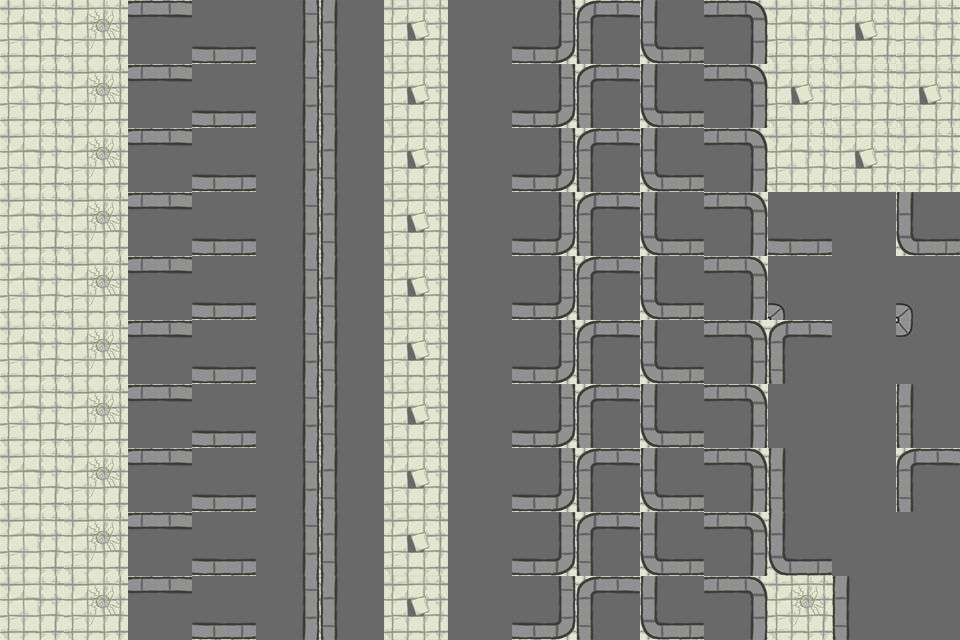

Tiled map render using the project's own tile images. Description and the whole map definition, tile-layer contents included, below:
An orthogonal 15x10 tile map with 64x64 px tiles, 1 tile layer (Tiles).

<map version="1.0" orientation="orthogonal" width="15" height="10" tilewidth="64" tileheight="64">
 <tileset firstgid="1" name="tileset" tilewidth="64" tileheight="64">
  <image source="../TileSets/tileset.png" width="384" height="192" />
 </tileset>
 <layer name="Tiles" width="15" height="10">
  <data>
   <tile gid="1" />
   <tile gid="2" />
   <tile gid="3" />
   <tile gid="4" />
   <tile gid="5" />
   <tile gid="6" />
   <tile gid="7" />
   <tile gid="8" />
   <tile gid="9" />
   <tile gid="10" />
   <tile gid="11" />
   <tile gid="12" />
   <tile gid="1" />
   <tile gid="7" />
   <tile gid="1" />
   <tile gid="1" />
   <tile gid="2" />
   <tile gid="3" />
   <tile gid="4" />
   <tile gid="5" />
   <tile gid="6" />
   <tile gid="7" />
   <tile gid="8" />
   <tile gid="9" />
   <tile gid="10" />
   <tile gid="11" />
   <tile gid="12" />
   <tile gid="7" />
   <tile gid="1" />
   <tile gid="7" />
   <tile gid="1" />
   <tile gid="2" />
   <tile gid="3" />
   <tile gid="4" />
   <tile gid="5" />
   <tile gid="6" />
   <tile gid="7" />
   <tile gid="8" />
   <tile gid="9" />
   <tile gid="10" />
   <tile gid="11" />
   <tile gid="12" />
   <tile gid="1" />
   <tile gid="7" />
   <tile gid="1" />
   <tile gid="1" />
   <tile gid="2" />
   <tile gid="3" />
   <tile gid="4" />
   <tile gid="5" />
   <tile gid="6" />
   <tile gid="7" />
   <tile gid="8" />
   <tile gid="9" />
   <tile gid="10" />
   <tile gid="11" />
   <tile gid="12" />
   <tile gid="4" />
   <tile gid="8" />
   <tile gid="11" />
   <tile gid="1" />
   <tile gid="2" />
   <tile gid="3" />
   <tile gid="4" />
   <tile gid="5" />
   <tile gid="6" />
   <tile gid="7" />
   <tile gid="8" />
   <tile gid="9" />
   <tile gid="10" />
   <tile gid="11" />
   <tile gid="12" />
   <tile gid="16" />
   <tile gid="8" />
   <tile gid="16" />
   <tile gid="1" />
   <tile gid="2" />
   <tile gid="3" />
   <tile gid="4" />
   <tile gid="5" />
   <tile gid="6" />
   <tile gid="7" />
   <tile gid="8" />
   <tile gid="9" />
   <tile gid="10" />
   <tile gid="11" />
   <tile gid="12" />
   <tile gid="10" />
   <tile gid="8" />
   <tile gid="15" />
   <tile gid="1" />
   <tile gid="2" />
   <tile gid="3" />
   <tile gid="4" />
   <tile gid="5" />
   <tile gid="6" />
   <tile gid="7" />
   <tile gid="8" />
   <tile gid="9" />
   <tile gid="10" />
   <tile gid="11" />
   <tile gid="12" />
   <tile gid="8" />
   <tile gid="8" />
   <tile gid="6" />
   <tile gid="1" />
   <tile gid="2" />
   <tile gid="3" />
   <tile gid="4" />
   <tile gid="5" />
   <tile gid="6" />
   <tile gid="7" />
   <tile gid="8" />
   <tile gid="9" />
   <tile gid="10" />
   <tile gid="11" />
   <tile gid="12" />
   <tile gid="6" />
   <tile gid="8" />
   <tile gid="10" />
   <tile gid="1" />
   <tile gid="2" />
   <tile gid="3" />
   <tile gid="4" />
   <tile gid="5" />
   <tile gid="6" />
   <tile gid="7" />
   <tile gid="8" />
   <tile gid="9" />
   <tile gid="10" />
   <tile gid="11" />
   <tile gid="12" />
   <tile gid="11" />
   <tile gid="8" />
   <tile gid="8" />
   <tile gid="1" />
   <tile gid="2" />
   <tile gid="3" />
   <tile gid="4" />
   <tile gid="5" />
   <tile gid="6" />
   <tile gid="7" />
   <tile gid="8" />
   <tile gid="9" />
   <tile gid="10" />
   <tile gid="11" />
   <tile gid="12" />
   <tile gid="2" />
   <tile gid="6" />
   <tile gid="8" />
  </data>
 </layer>
 <objectgroup name="Objects" width="15" height="10" />
</map>
